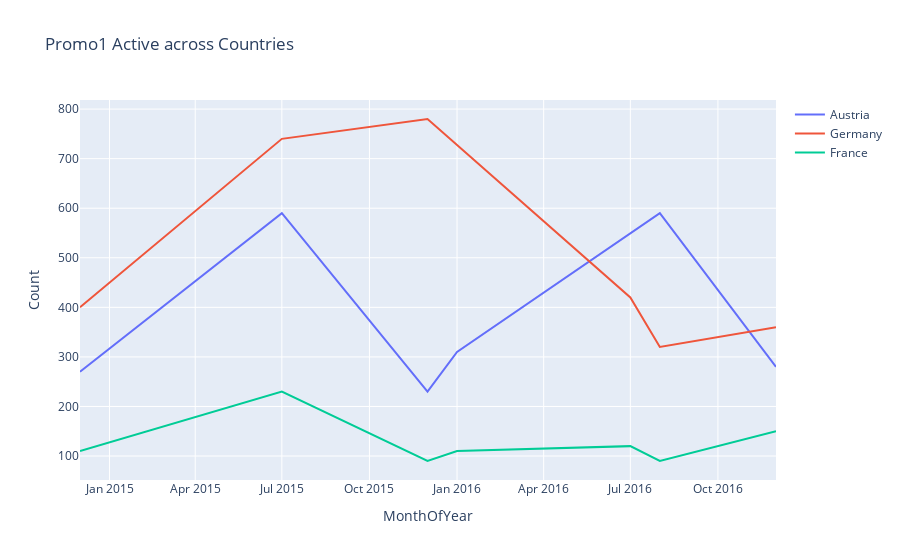

Notebook code for this chart:
### Markdown cell above
* The line graphes shows an inverse pattern between the label and sales.
* The periods with high success rate,as Jul 2015 Jul 2016 might me attributed to the active periods for promo1

### Code cell
promo1_active_data = df[df['promo1'] == 1]
grouped_data = promo1_active_data.groupby(['MonthOfYear', 'country']).size().reset_index(name='count')
traces = []
countries = df['country'].unique()

for country in countries:
    country_data = grouped_data[grouped_data['country'] == country]
    trace = go.Scatter(
        x=country_data['MonthOfYear'], 
        y=country_data['count'], 
        name=country,
        mode='lines'
    )
    traces.append(trace)
layout = go.Layout(
    title='Promo1 Active across Countries',
    xaxis=dict(
        title='MonthOfYear',
        tickformat=''
    ),
    yaxis=dict(
        title='Count',
        tickformat=''
    ),
)
fig = go.Figure(data=traces, layout=layout)
fig.update_traces(hovertemplate='Count: %{y}')
fig.show()

### Figure 1 — Plotly figure (JSON) as saved in the notebook; plotly's stock layout.template omitted (floating-point values rounded to 4 significant figures)
{"data": [{"hovertemplate": "Count: %{y}", "mode": "lines", "name": "Austria", "type": "scatter", "x": ["2014-12-01T00:00:00", "2015-07-01T00:00:00", "2015-12-01T00:00:00", "2016-01-01T00:00:00", "2016-08-01T00:00:00", "2016-12-01T00:00:00"], "y": [270, 590, 230, 310, 590, 280]}, {"hovertemplate": "Count: %{y}", "mode": "lines", "name": "Germany", "type": "scatter", "x": ["2014-12-01T00:00:00", "2015-07-01T00:00:00", "2015-12-01T00:00:00", "2016-07-01T00:00:00", "2016-08-01T00:00:00", "2016-12-01T00:00:00"], "y": [400, 740, 780, 420, 320, 360]}, {"hovertemplate": "Count: %{y}", "mode": "lines", "name": "France", "type": "scatter", "x": ["2014-12-01T00:00:00", "2015-07-01T00:00:00", "2015-12-01T00:00:00", "2016-01-01T00:00:00", "2016-07-01T00:00:00", "2016-08-01T00:00:00", "2016-12-01T00:00:00"], "y": [110, 230, 90, 110, 120, 90, 150]}], "layout": {"autosize": true, "title": {"text": "Promo1 Active across Countries"}, "xaxis": {"autorange": true, "range": ["2014-12-01", "2016-12-01"], "tickformat": "", "title": {"text": "MonthOfYear"}, "type": "date"}, "yaxis": {"autorange": true, "range": [51.67, 818.3], "tickformat": "", "title": {"text": "Count"}, "type": "linear"}}}
